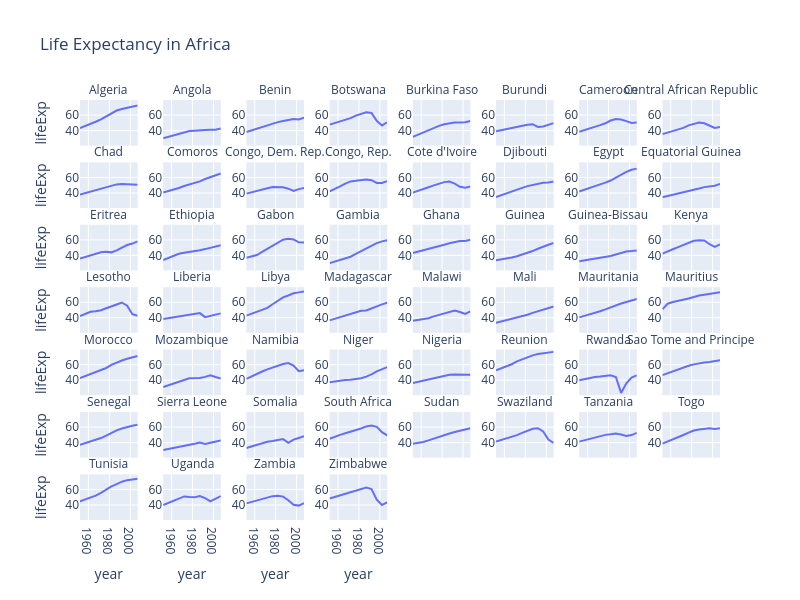

The cell this chart's notebook holds for it:
### Markdown cell above
Еще один пример из документации:

### Code cell
fig = px.line(df_pop[df_pop.continent == 'Africa'], x="year", y="lifeExp", facet_col="country", facet_col_wrap=8,
              facet_row_spacing=0.04, # default is 0.07 when facet_col_wrap is used
              facet_col_spacing=0.04, # default is 0.03
              height=600, width=800,
              title="Life Expectancy in Africa")
fig.for_each_annotation(lambda a: a.update(text=a.text.split("=")[-1]))
fig.update_yaxes(showticklabels=True)
fig.show()
